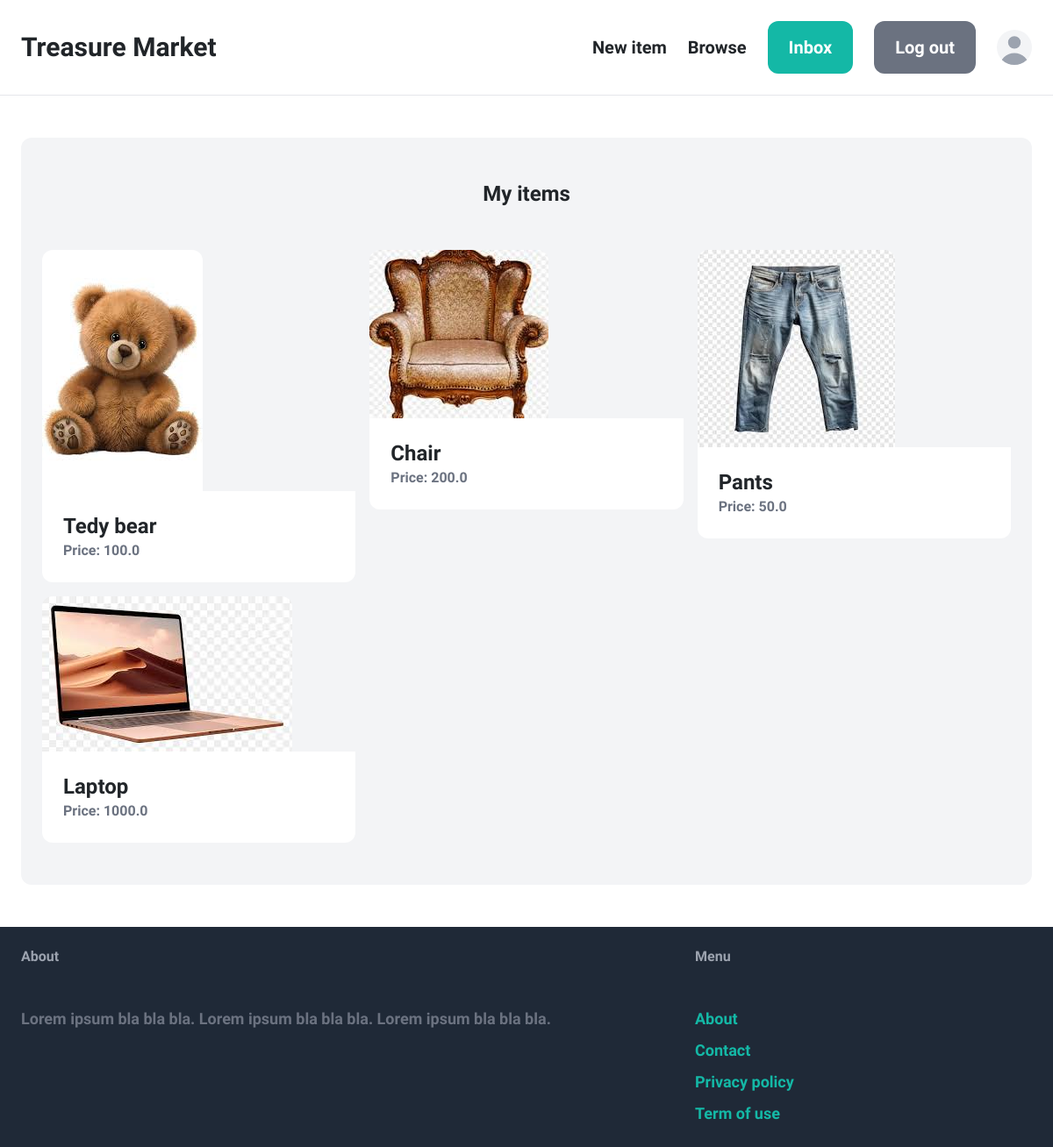
The page /dashboard/ (signed in) on the database its author committed.
### items/models.py (models this page shows, shortened)
class Item(models.Model):
    category = models.ForeignKey(Category, related_name='items', on_delete=models.CASCADE)
    name = models.CharField(max_length=255)
    description = models.TextField(blank=True, null=True)
    price =  models.FloatField()
    image = models.ImageField(upload_to='items_images', blank=True, null=True)
    is_sold = models.BooleanField(default=False)
    created_by = models.ForeignKey(User, related_name='items', on_delete=models.CASCADE)
    created_at =  models.DateTimeField(auto_now_add=True)

### dashboard/views.py (the view)
# urls.py: path('', views.profile_index, name="profile_index"),
@login_required
def profile_index(request):
    items = Item.objects.filter(created_by=request.user)
    return render(request, 'dashboard/index.html', {
        'items': items,
    })

### dashboard/templates/dashboard/index.html (shortened to what this page needs)
{% extends 'core/base.html' %}
{% block content %}
    <div class="mt-6 px-6 py-12 bg-gray-100 rounded-xl">
        <h2 class="mb-12 text-2xl text-center">My items</h2>
        <div class="grid grid-cols-3 gap-3">
            {% for item in items %}
                <div>
                    <a href="{% url 'item:detail' item.id %}">
                        <div>
                            <img src="{{ item.image.url }}" class="rounded-t-xl">
                        </div>
                        <div class="p-6 bg-white rounded-b-xl">
                            <h2 class="text-2xl">{{ item.name }}</h2>
                            <p class="text-gray-500">Price: {{ item.price }}</p>
                        </div>
                    </a>
                </div>
            {% endfor %}
        </div>
    </div>
{% endblock %}

### rows shown on the page
Item: image (picture), name "Tedy bear", price "100.0"
Item: image (picture), name "Chair", price "200.0"
Item: image (picture), name "Pants", price "50.0"
Item: image (picture), name "Laptop", price "1000.0"
